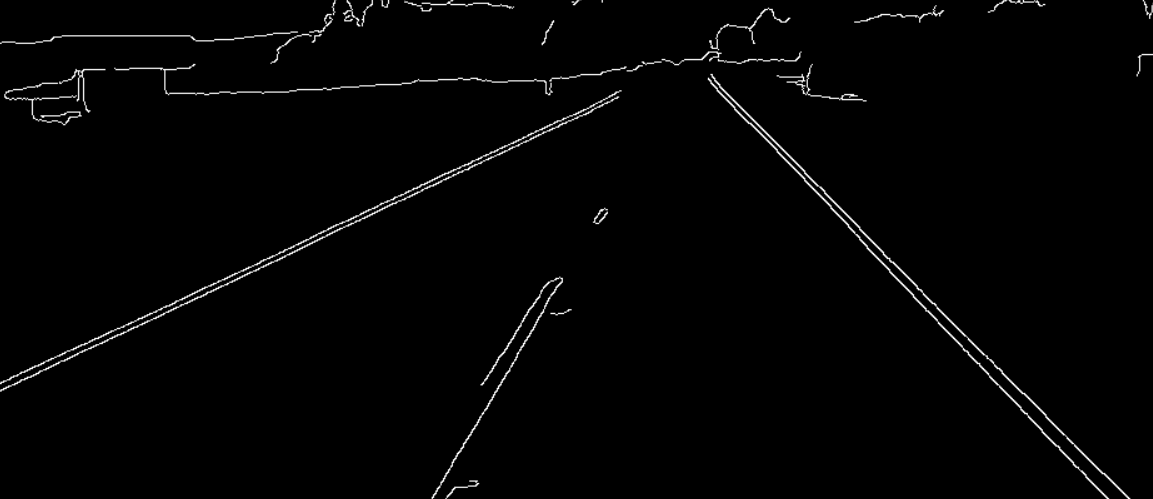
#> input picture 008 - Shape Detection/images/E.png, 1153 x 499 px, found by its file name
$ jupyter execute RANSAC-random-sampling.ipynb
#> lines starting #> are read from the running program, lines starting #| are printed output that depends on the picture; after the words box and inside, x2 and y2 are one past the last pixel; in counts of white or black regions, pixels touching at a corner belong together
[cell 1]
import cv2
import matplotlib.pyplot as plt
import numpy as np

### Random Line Sampling Any Points

[cell 2]
def f_randomSample(r, c, n):
#> called with r = array of shape (10,), c = array of shape (10,), n = 9
    totalPoints = len(r)
    idx = np.random.permutation(np.arange(totalPoints))
    idx = idx[:n]
    r2, c2 = [], []
    for i in range(len(idx)):
        r2.append(r[idx[i]])
        c2.append(c[idx[i]])
    return r2, c2

[cell 3]
# check the corresponding coordinate of row & column
r = np.arange(10)
c = np.arange(10)[::-1]
r2, c2 = f_randomSample(r, c, 9)
print(r2, c2)

[cell 4]
r

[cell 5]
c

[cell 6]
totalPoints = 10
print(np.random.permutation(np.arange(totalPoints)))

## RANSAC for Line

### Fitting Line With 2 Points Implementation
Find out the parameters of the line: a and b.

[cell 7]
def f_fitline(r1, c1, r2, c2):
    p = np.array([1, 1])
    A = np.array([[r1, 1], [r2, 1]])
    q = np.array([[c1], [c2]])
    if np.linalg.matrix_rank(A) == 2:
        p = np.linalg.inv(A).dot(q)
    a, b = p[0], p[1]
    return a, b

[cell 8]
r = np.arange(10)
c = np.arange(10)[::-1]
r2, c2 = f_randomSample(r, c, 2)
a, b = f_fitline(r2[0], c2[0], r2[1], c2[1])

[cell 9]
a, b

### Computing Consistency Score

[cell 10]
def f_getConsistencyScore(r, c, th, a, b):
    score = 0
    for i in range(len(r)):
        squaredError = (a*r[i]+b - c[i])**2
        if squaredError < th:
            score += 1
    return score

[cell 11]
def f_RANSACline(E):
    E = E > 0
    idx = np.argwhere(E)
    r, c = idx[:, 0], idx[:, 1]
    best_a, best_b = 0, 0
    maxScore = -1
    numIter = 15
    for iter in range(numIter):
        r2, c2 = f_randomSample(r, c, 2)
        a, b = f_fitline(r2[0], c2[0], r2[1], c2[1])
        score = f_getConsistencyScore(r, c, 2, a, b)
        if score > maxScore:
            maxScore = score
            best_a, best_b = a, b
    return best_a, best_b

[cell 12]
E = plt.imread('/home/thura/Desktop/computer-vision-and-DL/CV-course1/8 - Shape Detection/images/E.png')
#> E is the input picture: shape (499, 1153, 4) float32; mean R, G, B, A 0.0142, 0.0142, 0.0142, 1

[cell 13]
E.shape
#> Out = (499, 1153, 4)

[cell 14]
E = E[:, :, 0]
#> E: shape (499, 1153) float32

[cell 15]
E.shape
#> Out = (499, 1153)

[cell 16]
plt.imshow(E, cmap='gray')

[cell 17]
E.max(), E.min()
#> Out = (1, 0)

[cell 18]
E.dtype

[cell 19]
best_a, best_b = f_RANSACline(E)
#> in f_RANSACline, `E = E > 0`:
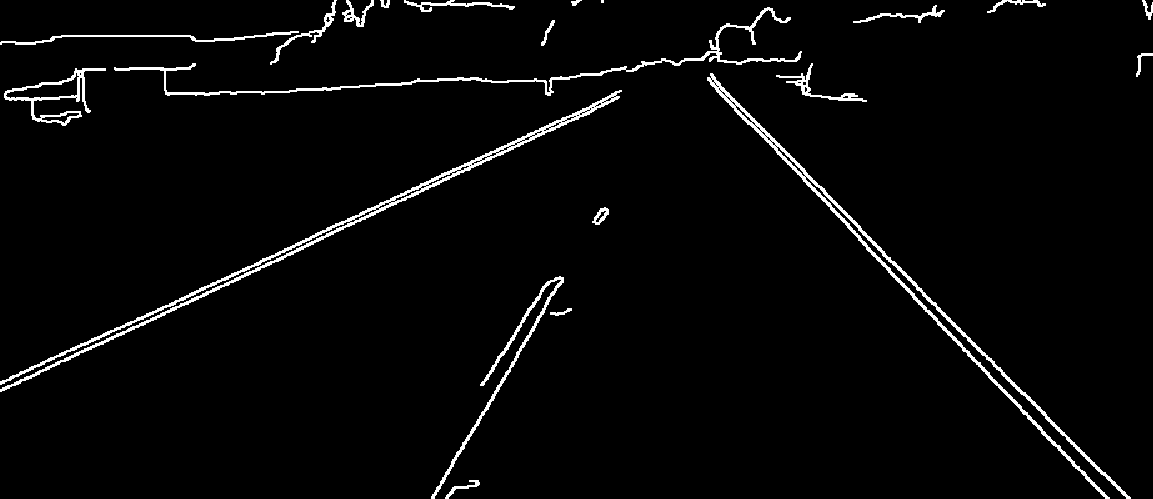
#> E: shape (499, 1153) bool; 3% white; 21 white regions (1 under 20 px), largest, box (x1, y1, x2, y2) and area: (0, 90, 622, 392) 4354, (707, 73, 1131, 499) 4094, (114, 7, 802, 96) 2637
#> in f_RANSACline, `idx = np.argwhere(E)`: idx = 17017 pairs, first value 0 to 498, second value 0 to 1152
#> in f_RANSACline, `r, c = idx[:, 0], idx[:, 1]`: r = 17017 values from 0 to 498; c = 17017 values, max 1152 at index 249, min 0 at index 2724, mean 531.6
#> the loop in f_RANSACline, `for iter in range(numIter):` made 15 passes
#> (r2, A in f_fitline, q in f_fitline, a, b, score, maxScore, best_a) on passes 1, 2, 6: ([68, 275], [[68, 1], [275, 1]], [87, 904], [3.95], [-181.4], 37, 37, [3.95]), ([27, 483], [[27, 1], [483, 1]], [751, 1094], [0.752], [730.7], 148, 148, [0.752]), ([222, 306], [[222, 1], [306, 1]], [355, 169], [-2.21], [846.6], 374, 374, [-2.21])
#> (r2, A in f_fitline, q in f_fitline, a, b, score) on passes 3, 4, 5, 7, 8, 9: ([21, 61], [[21, 1], [61, 1]], [779, 276], [-12.58], [1043.1], 27), ([83, 198], [[83, 1], [198, 1]], [60, 830], [6.7], [-495.7], 21), ([269, 129], [[269, 1], [129, 1]], [260, 755], [-3.54], [1211.1], 40), ([374, 230], [[374, 1], [230, 1]], [1003, 334], [4.65], [-734.5], 19), ([289, 78], [[289, 1], [78, 1]], [213, 450], [-1.12], [537.6], 54), ([73, 203], [[73, 1], [203, 1]], [1137, 835], [-2.32], [1306.6], 29)
#> after the loop in f_RANSACline, `for iter in range(numIter):`: maxScore = 374
#> best_a = [-2.21]; best_b = [846.6]
best_a, best_b
#> Out = ([-2.21], [846.6])

[cell 20]
best_a, best_b
#> Out = ([-2.21], [846.6])

[cell 21]
def f_getExtents(a, b, numRows, numCols):
#> called with a = array of shape (1,), b = array of shape (1,), numRows = 499, numCols = 1153
    r1 = int(0)
    c1 = int(a*r1 + b)
#> c1 = 846
    r2 = int(numRows-1)
    c2 = int(a*r2 + b)
#> c2 = -256
    return (c1, r1), (c2, r2)

[cell 22]
s, e = f_getExtents(best_a, best_b, E.shape[0], E.shape[1])
#> s = (846, 0); e = (-256, 498)

[cell 23]
s, e
#> Out = ((846, 0), (-256, 498))

[cell 24]
E2 = np.zeros((E.shape[0], E.shape[1], 3), dtype=np.uint8)
E3 = np.array(255*E, dtype=np.uint8)
E2[:, :, 0] = E3
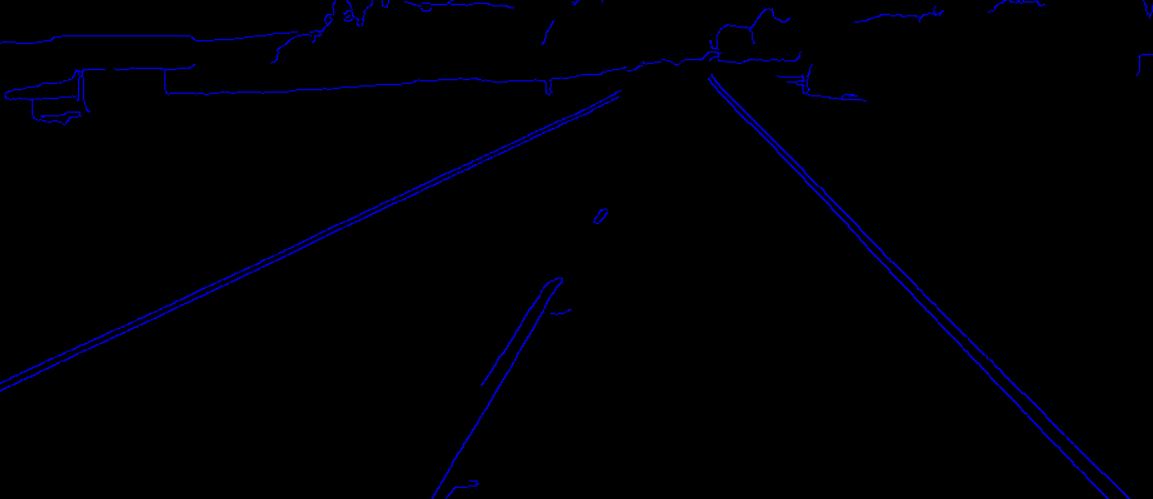
#> E2: shape (499, 1153, 3); mean of channels 0, 1, 2 3.6, 0, 0; drawn as B, G, R
E2[:, :, 1] = E3
E2[:, :, 2] = E3
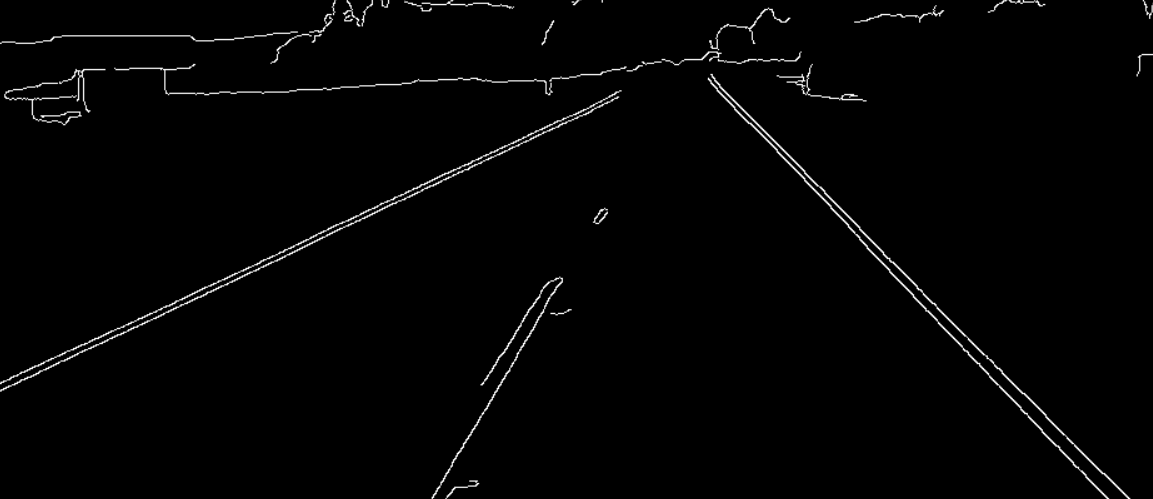
#> E2: shape (499, 1153, 3); min 0, max 255, mean 3.6
I = cv2.line(E2, s, e, (0, 0, 255), 3)
plt.imshow(I[:, :, ::-1])
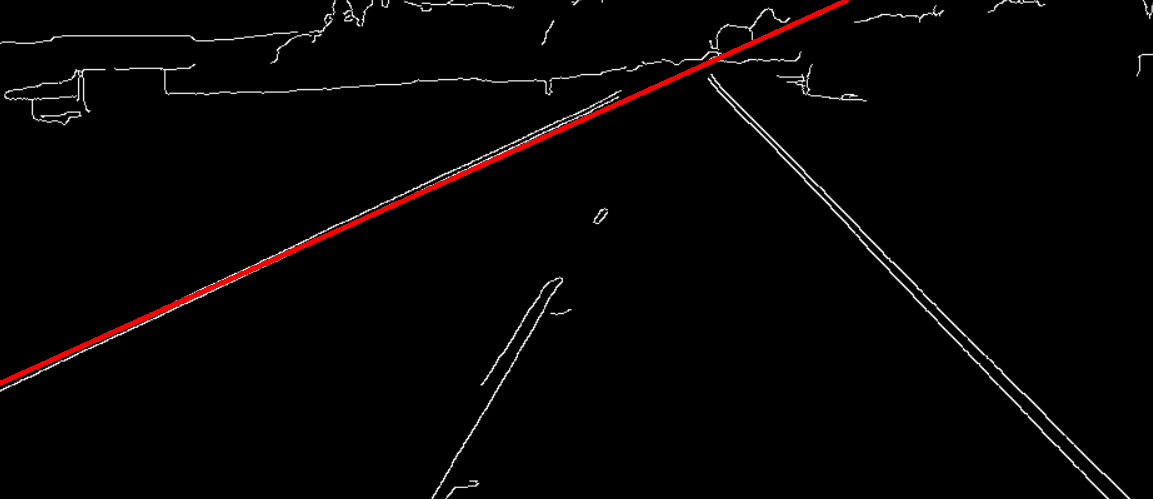
#> shown: shape (499, 1153, 3); mean R, G, B 5.3, 3.3, 3.3

[cell 25]
E.dtype

[cell 26]
E3.dtype

## RANSAC for Circle

### Fitting circle

[cell 27]
def f_fitCircle(x1,y1,x2,y2,x3,y3):
    c = (x1-x2)**2 + (y1-y2)**2
    a = (x2-x3)**2 + (y2-y3)**2
    b = (x3-x1)**2 + (y3-y1)**2
    s = 2*(a*b + b*c + c*a) - (a*a + b*b + c*c)
    px = (a*(b+c-a)*x1 + b*(c+a-b)*x2 + c*(a+b-c)*x3) / s
    py = (a*(b+c-a)*y1 + b*(c+a-b)*y2 + c*(a+b-c)*y3) / s
    ar = a**0.5
    br = b**0.5
    cr = c**0.5
    r = ar*br*cr / ((ar+br+cr)*(-ar+br+cr)*(ar-br+cr)*(ar+br-cr))**0.5
    return px,py,r

[cell 28]
def f_getConsistencyScore_circle(r,c,th,cr,cc,d):
    score = 0
    for i in range(len(r)):
        sd = ((r[i]-cr)**2 + (c[i]-cc)**2 - d**2)**2
        if sd < th:
            score += 1
    return score

[cell 29]
def f_RANSACCircle(E):
    E = E>0
    idx = np.argwhere(E)
    r , c = idx[:,0] , idx[:,1]
    best_cr , best_cc , best_d = 0 , 0 , 0
    maxScore = -1
    numIter = 2000
    for iter in range(numIter):
        r2,c2 = f_randomSample(r,c,3)
        cr,cc,d = f_fitCircle(r2[0],c2[0],r2[1],c2[1],r2[2],c2[2])
        score = f_getConsistencyScore_circle(r,c,3,cr,cc,d)
        if score > maxScore:
            maxScore = score
            best_cr , best_cc , best_d = cr , cc , d
    return best_cr , best_cc , best_d

[cell 30]
E = cv2.imread('/home/thura/Desktop/computer-vision-and-DL/CV-course1/8 - Shape Detection/images/Ec.png',cv2.IMREAD_GRAYSCALE)
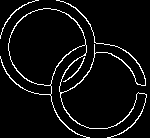
#> input picture 008 - Shape Detection/images/Ec.png, 150 x 138 px, found by its file name
#> E: shape (138, 150); 5.6% white in thin lines or dots

[cell 31]
plt.imshow(E, cmap='gray')

[cell 32]
E.shape
#> Out = (138, 150)

[cell 33]
E.max(), E.min()
#> Out = (255, 0)

[cell 34]
E = E > 100
#> E: shape (138, 150) bool; 5.6% white in thin lines or dots
plt.imshow(E, cmap='gray')

[cell 35]
best_cr, best_cc, best_d = f_RANSACCircle(E)
#> in f_RANSACCircle, `idx = np.argwhere(E)`: idx = 1160 pairs, first value 0 to 137, second value 0 to 146
#> in f_RANSACCircle, `r , c = idx[:,0] , idx[:,1]`: r = 1160 values from 0 to 137; c = 1160 values, max 146 at index 879, min 0 at index 248, mean 73.73
#> the loop in f_RANSACCircle, `for iter in range(numIter):` made 2000 passes
#> (r2, c2, c in f_fitCircle, a in f_fitCircle, b in f_fitCircle, s in f_fitCircle, px in f_fitCircle, py in f_fitCircle) on passes 1, 2, 4, 15: ([70, 10, 94], [78, 57, 145], 4041, 14800, 5065, 49449024, 16.37, 135), ([57, 14, 77], [64, 27, 9], 3218, 4293, 3425, 38564100, 48.91, 29.92), ([85, 117, 115], [142, 126, 69], 1280, 3253, 6229, 13778944, 83.32, 98.65), ([105, 119, 56], [63, 73, 114], 296, 5650, 5002, 5798464, 90.5, 98.1)
#> (r2, c2, c in f_fitCircle, a in f_fitCircle, b in f_fitCircle, s in f_fitCircle, px in f_fitCircle, py in f_fitCircle) on passes 3, 5, 6, 7, 8, 9: ([65, 53, 24], [13, 109, 78], 9360, 1802, 5906, 39841344, 71.56, 62.57), ([129, 53, 56], [70, 68, 94], 5780, 685, 5905, 15523600, 90.79, 76.81), ([72, 102, 111], [65, 52, 131], 1069, 6322, 5877, 24740676, 101.5, 92.06), ([48, 92, 8], [75, 51, 47], 2512, 7072, 2384, 19219456, 50.99, 28.15), ([62, 85, 75], [82, 19, 86], 4498, 4589, 185, 3319684, 78.27, 52.24), ([111, 127, 64], [141, 129, 125], 400, 3985, 2465, 2689600, 96.87, 105.5)

[cell 36]
best_cr, best_cc, best_d
#> Out = (46, 46.86, 38.2)

[cell 37]
E2 = np.zeros((E.shape[0],E.shape[1],3),dtype=np.uint8)
E3 = np.array(255*E,dtype = np.uint8)
E2[:,:,0] = E3
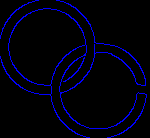
#> E2: shape (138, 150, 3); mean of channels 0, 1, 2 14.3, 0, 0; drawn as B, G, R
E2[:,:,1] = E3
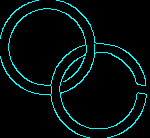
#> E2: shape (138, 150, 3); 5.6% of pixels changed, all inside (x1, y1, x2, y2) = (0, 0, 147, 138); drawn as B, G, R
E2[:,:,2] = E3
#> E2 is the input picture: shape (138, 150, 3); 5.6% white in thin lines or dots
I = cv2.circle(E2,(int(best_cc),int(best_cr)),int(best_d),(0,0,255),2)
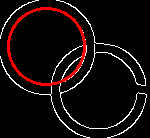
#> I: shape (138, 150, 3); mean of channels 0, 1, 2 11.3, 11.3, 20; drawn as B, G, R
plt.imshow(I[:,:,::-1])
